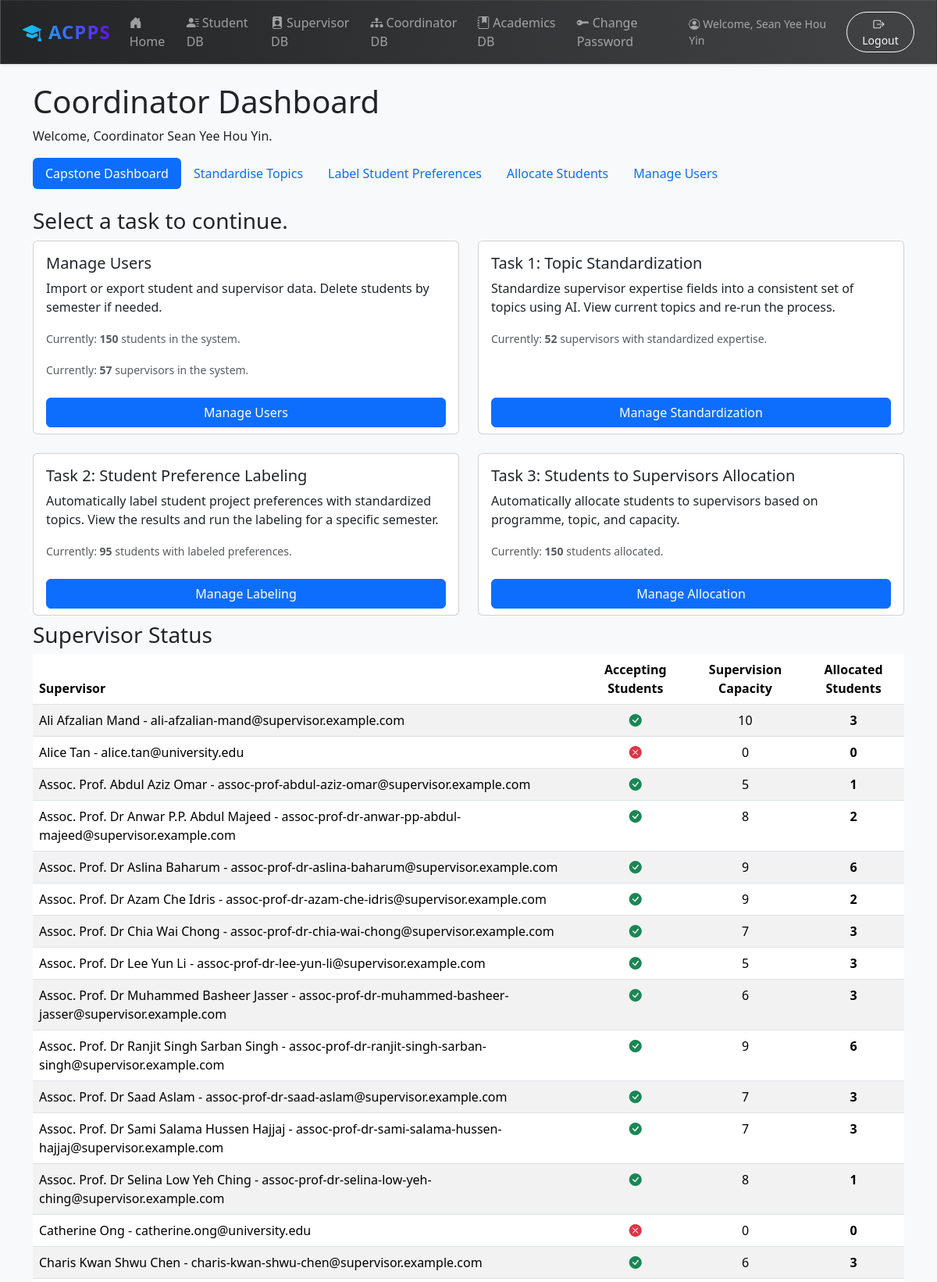
The page /dashboards/coordinator/ (signed in, upper part) on the database its author committed.
### users/models.py (models this page shows, shortened)
class User(AbstractBaseUser, PermissionsMixin):
    email = models.EmailField(unique=True)
    is_active = models.BooleanField(default=True)
    is_staff = models.BooleanField(default=False)
    date_joined = models.DateTimeField(default=timezone.now)
    full_name = models.CharField(max_length=255, blank=False, null=False)
    USER_TYPE_CHOICES = (
        ('student', 'Student'),
        ('supervisor', 'Supervisor'),
    )
    user_type = models.CharField(max_length=10, choices=USER_TYPE_CHOICES)
    objects = UserManager()
    USERNAME_FIELD = 'email'
    REQUIRED_FIELDS = ['user_type']
    def get_full_name(self):
        return self.full_name or self.email

class SupervisorProfile(models.Model):
    user = models.OneToOneField(settings.AUTH_USER_MODEL, on_delete=models.CASCADE, primary_key=True)
    department = models.ForeignKey(Department, on_delete=models.SET_NULL, null=True, related_name='supervisors', blank=True)
    school = models.ForeignKey(School, on_delete=models.SET_NULL, null=True, related_name='supervisors', blank=True)
    expertise = models.TextField(blank=True, null=True)
    preferred_programmes_first_choice = models.ForeignKey(ProgrammePreferenceGroup, on_delete=models.SET_NULL, null=True, related_name='supervisors_first_choice', blank=True)
    preferred_programmes_second_choice = models.ForeignKey(ProgrammePreferenceGroup, on_delete=models.SET_NULL, null=True, related_name='supervisors_second_choice', blank=True)
    supervision_capacity = models.PositiveIntegerField(default=0)
    standardised_expertise = models.ManyToManyField(StandardisedTopic, blank=True, related_name='supervisors')
    accepting_students = models.BooleanField(default=True)
    EXPERTISE_MAX_LENGTH = 1023

### dashboards/views.py (the view)
# urls.py: path('coordinator/', CoordinatorDashboardView.as_view(), name='coordinator_dashboard'),
class CoordinatorDashboardView(CoordinatorRequiredMixin, View):
    template_name = 'dashboard/coordinator_master.html'
    def get(self, request, *args, **kwargs):
        supervisors_with_counts = SupervisorProfile.objects.annotate(
            allocated_student_count=Count('students')
        ).order_by('user__full_name')
        supervisor_with_expertise_count = supervisors_with_counts.filter(
            standardised_expertise__isnull=False
        ).distinct().count()
        students_with_preferences_count = StudentProfile.objects.annotate(
            pref_count=Count('positive_preferences')
        ).filter(
            pref_count__gt=0
        ).count()
        context = {
            'supervisor_with_standardized_expertise_count': supervisor_with_expertise_count,
            'students_with_labeled_preferences_count': students_with_preferences_count,
            'students_allocated_count': StudentProfile.objects.filter(supervisor__isnull=False).count(),
            'students_count': StudentProfile.objects.count(),
            'supervisors_count': supervisors_with_counts.count(),
            'supervisors': supervisors_with_counts,
        }
        return render(request, self.template_name, context)

### dashboards/views.py (called while the page is built)
    def dispatch(self, request, *args, **kwargs):
        is_coordinator = CoordinatorProfile.objects.filter(supervisor__user=request.user).exists() or request.user.is_superuser
        if not is_coordinator:
            messages.error(request, "You do not have permission to access this page.")
            return redirect('home')
        return super().dispatch(request, *args, **kwargs)

### templates/dashboard/coordinator_master.html (shortened to what this page needs)
{% extends "dashboard/coordinator_base.html" %}
{% load static %}
{% block module %}
    <h3>Select a task to continue.</h3>
    <div class="row row-cols-1 row-cols-md-2 g-4 mb-2">
        <div class="col">
            <div class="card h-100">
                <div class="card-body">
                    <h5 class="card-title">Manage Users</h5>
                    <p class="card-text">
                        Import or export student and supervisor data. Delete students by semester if needed.
                    </p>
                    <p class="card-text">
                        <small class="text-muted">Currently: <strong>{{ students_count|default:0 }}</strong> students in the system.</small>
                    </p>
                    <p class="card-text">
                        <small class="text-muted">Currently: <strong>{{ supervisors_count|default:0 }}</strong> supervisors in the system.</small>
                    </p>
                </div>
                <div class="card-footer bg-transparent border-top-0">
                    <a href="{% url 'coordinator_import' %}" class="btn btn-primary w-100">Manage Users</a>
                </div>
            </div>
        </div>
        <div class="col">
            <div class="card h-100">
                <div class="card-body">
                    <h5 class="card-title">Task 1: Topic Standardization</h5>
                    <p class="card-text">
                        Standardize supervisor expertise fields into a consistent set of topics using AI. View current topics and re-run the process.
                    </p>
                    <p class="card-text">
                        <small class="text-muted">Currently: <strong>{{ supervisor_with_standardized_expertise_count|default:0 }}</strong> supervisors with standardized expertise.</small>
                    </p>
                </div>
                <div class="card-footer bg-transparent border-top-0">
                    <a href="{% url 'coordinator_standardize' %}" class="btn btn-primary w-100">Manage Standardization</a>
                </div>
            </div>
        </div>
        <div class="col">
            <div class="card h-100">
                <div class="card-body">
                    <h5 class="card-title">Task 2: Student Preference Labeling</h5>
                    <p class="card-text">
                        Automatically label student project preferences with standardized topics. View the results and run the labeling for a specific semester.
                    </p>
                    <p class="card-text">
                        <small class="text-muted">Currently: <strong>{{ students_with_labeled_preferences_count|default:0 }}</strong> students with labeled preferences.</small>
                    </p>
                </div>
                <div class="card-footer bg-transparent border-top-0">
                    <a href="{% url 'coordinator_label' %}" class="btn btn-primary w-100">Manage Labeling</a>
                </div>
            </div>
        </div>
        <div class="col">
            <div class="card h-100">
                <div class="card-body">
                    <h5 class="card-title">Task 3: Students to Supervisors Allocation</h5>
                    <p class="card-text">
                        Automatically allocate students to supervisors based on programme, topic, and capacity.
                    </p>
                    <p class="card-text">
                        <small class="text-muted">Currently: <strong>{{ students_allocated_count|default:0 }}</strong> students allocated.</small>
                    </p>
                </div>
                <div class="card-footer bg-transparent border-top-0">
                    <a href="{% url 'coordinator_match' %}" class="btn btn-primary w-100">Manage Allocation</a>
                </div>
            </div>
        </div>
    </div>
     <h3>Supervisor Status</h3>
    {% if supervisors %}
        <div class="table-responsive">
            <table class="table table-striped table-hover">
                <thead>
                    <tr>
                        <th class="fw-bold">Supervisor</th>
                        <th class="fw-bold text-center">Accepting Students</th>
                        <th class="fw-bold text-center">Supervision Capacity</th>
                        <th class="fw-bold text-center">Allocated Students</th>
                    </tr>
                </thead>
                <tbody
                    id="supervisor-table-body"
                    data-toggle-url="{% url 'toggle_supervisor_acceptance' 0 %}"
                    data-capacity-url="{% url 'update_supervisor_capacity' 0 %}"
                >
                    {% for profile in supervisors %}
                        <tr>
                            <td>{{ profile.user.get_full_name }} - {{ profile.user.email }}</td>
                            <td class="text-center">
                                <a href="#" class="toggle-acceptance" data-supervisor-id="{{ profile.pk }}" title="Click to toggle status">
                                    {% if profile.accepting_students %}
                                        <span class="text-success"><i class="bi bi-check-circle-fill"></i></span>
                                    {% else %}
                                        <span class="text-danger"><i class="bi bi-x-circle-fill"></i></span>
                                    {% endif %}
                                </a>
                            </td>
                            <td class="text-center capacity-cell" data-supervisor-id="{{ profile.pk }}">
                                <span class="capacity-display" title="Click to edit">{{ profile.supervision_capacity }}</span>
                            </td>
                            <td class="fw-bold text-center">{{ profile.allocated_student_count }}</td>
                        </tr>
                    {% endfor %}
                </tbody>
            </table>
        </div>
    {% else %}
        <div class="alert alert-warning" role="alert">No supervisors found in the system.</div>
    {% endif %}
{% endblock %}

### templates/dashboard/coordinator_base.html (shortened to what this page needs)
{% extends "dashboard/dashboard_base.html" %}
{% load static %}
{% block dashboard %}
    <h1>Coordinator Dashboard</h1>
    <p>Welcome, Coordinator {{ user.get_full_name }}.</p>
    <nav class="nav nav-pills mb-4">
        <a class="nav-link {% if request.resolver_match.url_name == 'coordinator_dashboard' %}active{% endif %}" href="{% url 'coordinator_dashboard' %}">Capstone Dashboard</a>
        <a class="nav-link {% if request.resolver_match.url_name == 'coordinator_standardize' %}active{% endif %}" href="{% url 'coordinator_standardize' %}">Standardise Topics</a>
        <a class="nav-link {% if request.resolver_match.url_name == 'coordinator_label' %}active{% endif %}" href="{% url 'coordinator_label' %}">Label Student Preferences</a>
        <a class="nav-link {% if request.resolver_match.url_name == 'coordinator_match' %}active{% endif %}" href="{% url 'coordinator_match' %}">Allocate Students</a>
        <a class="nav-link {% if request.resolver_match.url_name == 'coordinator_import' %}active{% endif %}" href="{% url 'coordinator_import' %}">Manage Users</a>
    </nav>
    {% block module %}
    {% endblock %}
{% endblock %}

### templates/base.html (shortened to what this page needs)
<!DOCTYPE html>
<html lang="en">
<head>
    <link href="https://cdn.jsdelivr.net/npm/bootstrap@5.3.3/dist/css/bootstrap.min.css" rel="stylesheet">
    <link rel="stylesheet" href="https://cdn.jsdelivr.net/npm/bootstrap-icons@1.11.3/font/bootstrap-icons.min.css">
</head>
<body>
    <nav class="navbar navbar-expand-lg navbar-dark navbar-custom shadow-sm mb-4 px-3" style="backdrop-filter: blur(8px); border: 1px solid rgba(255,255,255,0.08);">
        <div class="container-fluid">
            <a class="navbar-brand fw-bold fs-4 text-gradient" href="{% url 'home' %}" style="letter-spacing:1px;">
                <i class="bi bi-mortarboard-fill me-2"></i>ACPPS
            </a>
            <div class="collapse navbar-collapse" id="navbarNav">
                <ul class="navbar-nav me-auto mb-2 mb-lg-0">
                    <li class="nav-item">
                        <a class="nav-link {% if request.resolver_match.url_name == 'home' %}active{% endif %}" href="{% url 'home' %}">
                            <i class="bi bi-house-door-fill me-1"></i>Home
                        </a>
                    </li>
                    {% if user.is_authenticated %}
                        {% if user.is_superuser %}
                            <li class="nav-item"><a class="nav-link" href="{% url 'student_dashboard' %}"><i class="bi bi-person-lines-fill me-1"></i>Student DB</a></li>
                            <li class="nav-item"><a class="nav-link" href="{% url 'supervisor_dashboard' %}"><i class="bi bi-person-badge-fill me-1"></i>Supervisor DB</a></li>
                            <li class="nav-item"><a class="nav-link" href="{% url 'coordinator_dashboard' %}"><i class="bi bi-diagram-3-fill me-1"></i>Coordinator DB</a></li>
                            <li class="nav-item"><a class="nav-link" href="{% url 'academics:dashboard' %}"><i class="bi bi-journal-bookmark-fill me-1"></i>Academics DB</a></li>
                        {% elif user.user_type == 'student' %}
                            <li class="nav-item"><a class="nav-link" href="{% url 'student_dashboard' %}"><i class="bi bi-person-circle me-1"></i>My Dashboard</a></li>
                        {% elif user.user_type == 'supervisor' %}
                            <li class="nav-item"><a class="nav-link" href="{% url 'supervisor_dashboard' %}"><i class="bi bi-person-badge-fill me-1"></i>My Dashboard</a></li>
                        {% endif %}
                    {% endif %}
                </ul>
                <div class="navbar-nav ms-auto align-items-center">
                    {% if user.is_authenticated %}
                        <li class="nav-item">
                            <a class="nav-link" href="{% url 'password_change' %}">
                                <i class="bi bi-key-fill me-1"></i>Change Password
                            </a>
                        </li>
                        <span class="navbar-text me-3 small" style="font-weight:500;">
                            <i class="bi bi-person-circle me-1"></i>Welcome, {{ user.full_name }}
                        </span>
                        <form class="d-flex" action="{% url 'logout' %}" method="post">
                            <button type="submit" class="btn btn-outline-light btn-sm px-3 rounded-pill ms-2" style="transition:background 0.2s;">
                                <i class="bi bi-box-arrow-right me-1"></i>Logout
                            </button>
                        </form>
                    {% else %}
                        <a href="{% url 'login' %}" class="btn btn-outline-light rounded-pill px-4 ms-2">Login</a>
                    {% endif %}
                </div>
            </div>
        </div>
    </nav>
    <main class="container">
        {% block content %}
        {% endblock %}
    </main>
</body>
</html>

### templates/base.html (style rules this page uses)
body { background-color: #f8f9fa; }
.text-gradient { background: linear-gradient(90deg, #0dcaf0 0%, #6610f2 100%); -webkit-background-clip: text; -webkit-text-fill-color: transparent; background-clip: text; }
.navbar-custom { background: linear-gradient(90deg, #232526 0%, #414345 100%); box-shadow: 0 4px 24px 0 rgba(0,0,0,0.10); border: 1px solid rgba(255,255,255,0.10); backdrop-filter: blur(8px); }
.navbar .nav-link { transition: color 0.2s, background 0.2s; }
.navbar .navbar-brand { letter-spacing: 1px; }

### rows shown on the page
User: full_name "Sean Yee Hou Yin", get_full_name "Sean Yee Hou Yin"
SupervisorProfile: user.get_full_name "Ali Afzalian Mand", user.email "ali-afzalian-mand@supervisor.example.com", accepting_students True (drawn), supervision_capacity "10", allocated_student_count "3"
SupervisorProfile: user.get_full_name "Alice Tan", user.email "alice.tan@university.edu", accepting_students False (drawn), supervision_capacity "0", allocated_student_count "0"
SupervisorProfile: user.get_full_name "Assoc. Prof. Abdul Aziz Omar", user.email "assoc-prof-abdul-aziz-omar@supervisor.example.com", accepting_students True (drawn), supervision_capacity "5", allocated_student_count "1"
SupervisorProfile: user.get_full_name "Assoc. Prof. Dr Anwar P.P. Abdul Majeed", user.email "assoc-prof-dr-anwar-pp-abdul-majeed@supervisor.example.com", accepting_students True (drawn), supervision_capacity "8", allocated_student_count "2"
SupervisorProfile: user.get_full_name "Assoc. Prof. Dr Aslina Baharum", user.email "assoc-prof-dr-aslina-baharum@supervisor.example.com", accepting_students True (drawn), supervision_capacity "9", allocated_student_count "6"
SupervisorProfile: user.get_full_name "Assoc. Prof. Dr Azam Che Idris", user.email "assoc-prof-dr-azam-che-idris@supervisor.example.com", accepting_students True (drawn), supervision_capacity "9", allocated_student_count "2"
SupervisorProfile: user.get_full_name "Assoc. Prof. Dr Chia Wai Chong", user.email "assoc-prof-dr-chia-wai-chong@supervisor.example.com", accepting_students True (drawn), supervision_capacity "7", allocated_student_count "3"
SupervisorProfile: user.get_full_name "Assoc. Prof. Dr Lee Yun Li", user.email "assoc-prof-dr-lee-yun-li@supervisor.example.com", accepting_students True (drawn), supervision_capacity "5", allocated_student_count "3"
SupervisorProfile: user.get_full_name "Assoc. Prof. Dr Muhammed Basheer Jasser", user.email "assoc-prof-dr-muhammed-basheer-jasser@supervisor.example.com", accepting_students True (drawn), supervision_capacity "6", allocated_student_count "3"
SupervisorProfile: user.get_full_name "Assoc. Prof. Dr Ranjit Singh Sarban Singh", user.email "assoc-prof-dr-ranjit-singh-sarban-singh@supervisor.example.com", accepting_students True (drawn), supervision_capacity "9", allocated_student_count "6"
SupervisorProfile: user.get_full_name "Assoc. Prof. Dr Saad Aslam", user.email "assoc-prof-dr-saad-aslam@supervisor.example.com", accepting_students True (drawn), supervision_capacity "7", allocated_student_count "3"
SupervisorProfile: user.get_full_name "Assoc. Prof. Dr Sami Salama Hussen Hajjaj", user.email "assoc-prof-dr-sami-salama-hussen-hajjaj@supervisor.example.com", accepting_students True (drawn), supervision_capacity "7", allocated_student_count "3"
SupervisorProfile: user.get_full_name "Assoc. Prof. Dr Selina Low Yeh Ching", user.email "assoc-prof-dr-selina-low-yeh-ching@supervisor.example.com", accepting_students True (drawn), supervision_capacity "8", allocated_student_count "1"
SupervisorProfile: user.get_full_name "Catherine Ong", user.email "catherine.ong@university.edu", accepting_students False (drawn), supervision_capacity "0", allocated_student_count "0"
SupervisorProfile: user.get_full_name "Charis Kwan Shwu Chen", user.email "charis-kwan-shwu-chen@supervisor.example.com", accepting_students True (drawn), supervision_capacity "6", allocated_student_count "3"

### other values the page prints
{{ students_count|default:0 }} "150"
{{ supervisors_count|default:0 }} "57"
{{ supervisor_with_standardized_expertise_count|default:0 }} "52"
{{ students_with_labeled_preferences_count|default:0 }} "95"
{{ students_allocated_count|default:0 }} "150"
